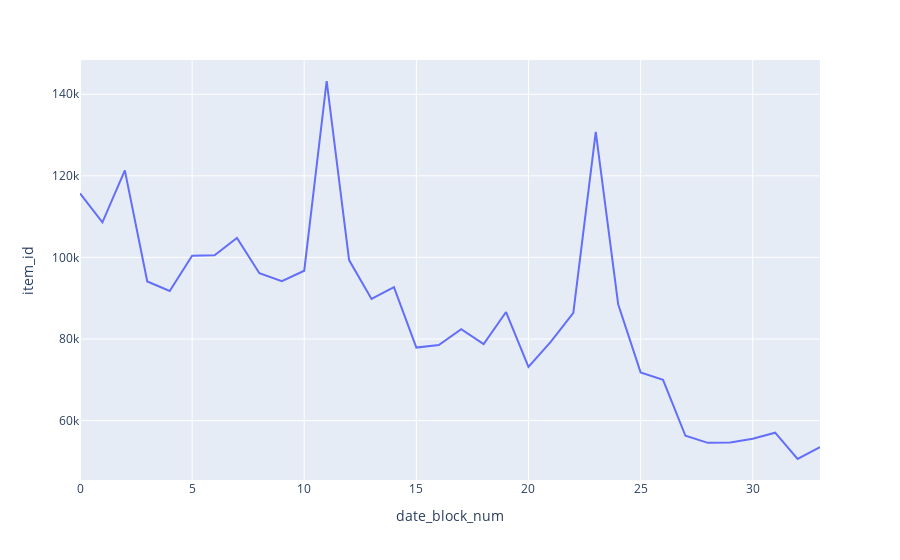

Here is the notebook cell this chart was saved with:
### Code cell
px.line(
    sales_train.groupby('date_block_num')['item_id'].count().reset_index(), 
    x='date_block_num', y='item_id')

### Figure 1 — Plotly figure (JSON) as saved in the notebook; plotly's stock layout.template omitted (floating-point values rounded to 4 significant figures)
{"data": [{"hovertemplate": "date_block_num=%{x}<br>item_id=%{y}<extra></extra>", "legendgroup": "", "line": {"color": "#636efa", "dash": "solid"}, "mode": "lines", "name": "", "orientation": "v", "showlegend": false, "type": "scatter", "x": [0, 1, 2, 3, 4, 5, 6, 7, 8, 9, 10, 11, 12, 13, 14, 15, 16, 17, 18, 19, 20, 21, 22, 23, 24, 25, 26, 27, 28, 29, 30, 31, 32, 33], "xaxis": "x", "y": [115690, 108613, 121347, 94109, 91759, 100403, 100548, 104772, 96137, 94202, 96736, 143246, 99349, 89830, 92733, 77906, 78529, 82408, 78760, 86614, 73157, 79361, 86428, 130786, 88522, 71808, 69977, 56274, 54548, 54617, 55549, 57029, 50588, 53514], "yaxis": "y"}], "layout": {"legend": {"tracegroupgap": 0}, "margin": {"t": 60}, "xaxis": {"anchor": "y", "domain": [0, 1], "title": {"text": "date_block_num"}}, "yaxis": {"anchor": "x", "domain": [0, 1], "title": {"text": "item_id"}}}}
